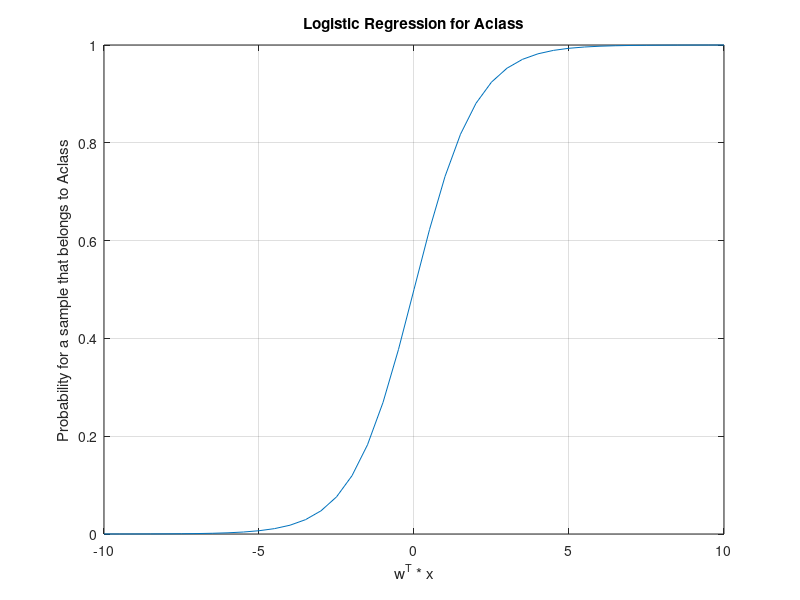

Write MATLAB code to recreate this figure.
x =  -10:0.5:10;
y = 1./(1+exp(-x));

plot(x,y)
title('Logistic Regression for Aclass')
ylabel('Probability for a sample that belongs to Aclass');
xlabel('w^T * x');
grid on;
